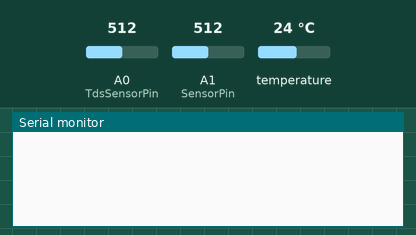
The sketch below on a simulated Arduino Mega 2560, built with avr-gcc and run on an emulated ATmega2560. On the bench: the last lines printed to the serial monitor. The test bench sets the inputs (shaded band); at power-on: temperature 24 °C, A0 (TdsSensorPin) = 512, A1 (SensorPin) = 512.

Above: at 2.3 s.
2.4 s: temperature set to 12 °C
At 3.3 s:
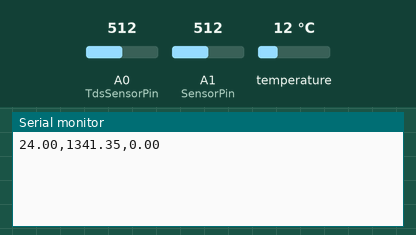
4.5 s: A0 (TdsSensorPin) set to 716
At 6.3 s:
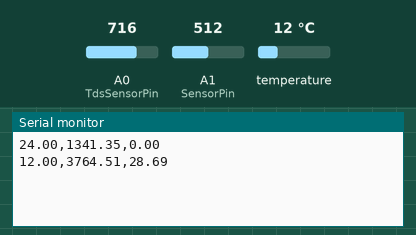
6.6 s: A1 (SensorPin) set to 716
8.7 s: temperature set to 19 °C
At 8.7 s:
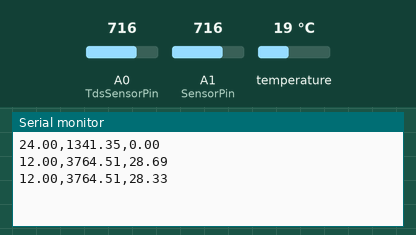
10.8 s: A0 (TdsSensorPin) set to 900
At 12.4 s:
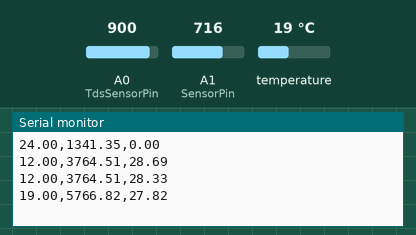
12.9 s: A1 (SensorPin) set to 900
At 15.7 s:
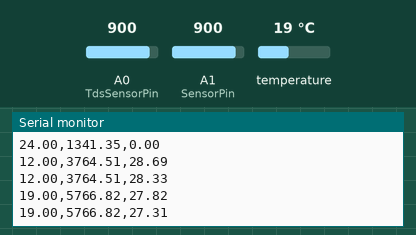
Timing chart, 0 to 16.0 s (numbered marks = the images above; inputs shaded):
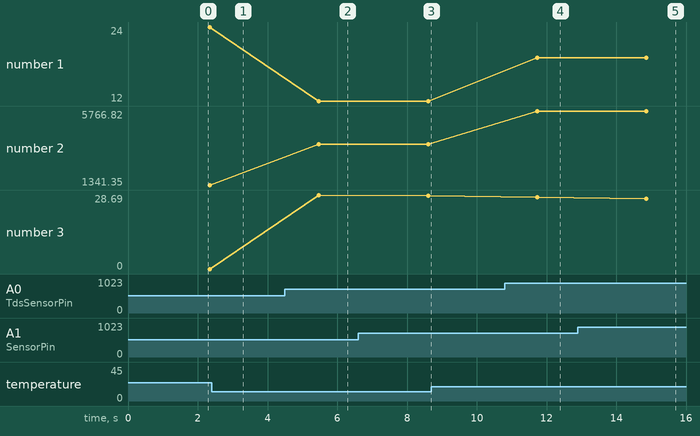

Measured:
- after the input at 4.5 s, the serial monitor: prints a new line after 0.97 s (image 2)
- after the input at 10.8 s, the serial monitor: prints a new line after 0.93 s (image 4)
- plotted number 2: 1341.35 → 3764.51 after the input at 4.5 s, 3764.51 → 5766.82 after the input at 10.8 s

The sketch:

capsule_sender.ino
```cpp
/*
  Tds sensor to A0, 3.3V with esp32, 5V with Arduino Mega (either Voltage should be fine), Gnd
  Ph sensor to A1, 5V, Gnd
  Temperature sensor to digital 2, 5V, Gnd
*/

/*
  Credits: https://how2electronics.com/ph-meter-using-ph-sensor-arduino-oled/ ;
  https://create.arduino.cc/projecthub/TheGadgetBoy/ds18b20-digital-temperature-sensor-and-arduino-9cc806;
  https://wiki.dfrobot.com/Gravity__Analog_TDS_Sensor___Meter_For_Arduino_SKU__SEN0244
*/

#include <EEPROM.h>
#include "GravityTDS.h"
#include <OneWire.h>
#include <DallasTemperature.h>

#define TdsSensorPin A0 // tds
#define SensorPin A1    // the pH meter Analog output is connected with the Arduino's Analog
#define ONE_WIRE_BUS 2  // temp
#define Offset 0.00
#define samplingInterval 20
#define ArrayLength 40

OneWire oneWire(ONE_WIRE_BUS);
DallasTemperature sensors(&oneWire);
GravityTDS gravityTds;

unsigned long int avgValue;
float temperature = 25, tdsValue = 0;
int tempValue;
int pHArray[ArrayLength];
int pHArrayIndex = 0;

void setup()
{
  Serial.begin(115200);
  gravityTds.setPin(TdsSensorPin);
  gravityTds.setAref(5.0);

  //1024 for 10bit ADC;4096 for 12bit ADC
  gravityTds.setAdcRange(1024);
  gravityTds.begin();

  //temp
  sensors.begin();
}

void loop()
{
  float temp = getTemp();
  float ph = getPh();
  float tds = getTds();

  Serial.println(String(temp) + "," + String(tds) + "," + String(ph));
  delay(800);
}

float getPh() {
  static unsigned long samplingTime = millis();
  static float pHValue, voltage;

  if (millis() - samplingTime > samplingInterval) {
    pHArray[pHArrayIndex++] = analogRead(SensorPin);
    if (pHArrayIndex == ArrayLength)pHArrayIndex = 0;
    voltage = avergearray(pHArray, ArrayLength) * 5.0 / 1024;
    pHValue = -5.553016453 * voltage + 28.69378428;
    samplingTime = millis();
  }
  return pHValue;
}

float getTemp() {
  sensors.requestTemperatures();
  float temperature = sensors.getTempCByIndex(0);
  return temperature;
}

float getTds() {
  temperature = getTemp();
  gravityTds.setTemperature(temperature);
  gravityTds.update();
  tdsValue = gravityTds.getTdsValue();
  delay(800);
  return tdsValue;
}

double avergearray(int* arr, int number) {
  int i;
  int max, min;
  double avg;
  long amount = 0;
  if (number <= 0) {
    Serial.println("Error number for the array to avraging!/n");
    return 0;
  }
  if (number < 5) {
    for (i = 0; i < number; i++) {
      amount += arr[i];
    }
    avg = amount / number;
    return avg;
  } else {
    if (arr[0] < arr[1]) {
      min = arr[0]; max = arr[1];
    }
    else {
      min = arr[1]; max = arr[0];
    }
    for (i = 2; i < number; i++) {
      if (arr[i] < min) {
        amount += min;
        min = arr[i];
      } else {
        if (arr[i] > max) {
          amount += max;
          max = arr[i];
        } else {
          amount += arr[i];
        }
      }
    }
    avg = (double)amount / (number - 2);
  }
  return avg;
}
```
